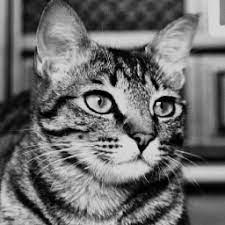
#> input picture digital_image_processing/cat.jpeg, 225 x 225 px
$ jupyter execute experiement_5.ipynb   (older library calls are emulated)
#> lines starting #> are read from the running program, lines starting #| are printed output that depends on the picture; after the words box and inside, x2 and y2 are one past the last pixel; in counts of white or black regions, pixels touching at a corner belong together
Read a grayscale image and perform the following operations

a. Compare different edge detection algorithms implemented in spatial domain.

b. Illustrate the segmentation based on gray level.

c. Demonstrate the segmentation by adaptive thresholding.

[cell 1]
import cv2
import numpy as np
import matplotlib.pyplot as plt

# Read the grayscale image
image_path = "cat.jpeg"  # Replace with your image path
image = cv2.imread(image_path, cv2.IMREAD_GRAYSCALE)
#> image is the input picture: shape (225, 225); min 0, max 235, mean 108.7

if image is None:
    print("Error: Image not found!")
    exit()

# Display the original image
plt.figure(figsize=(10, 10))
plt.subplot(3, 3, 1)
plt.imshow(image, cmap='gray')
plt.title("Original Image")
plt.axis('off')

# a. Compare Edge Detection Algorithms

[cell 2]
# Sobel Edge Detection
sobel_x = cv2.Sobel(image, cv2.CV_64F, 1, 0, ksize=3)  # Horizontal edges
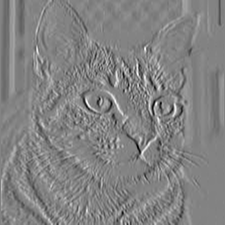
#> sobel_x: shape (225, 225) float64; min -825, max 779, mean -0.5; drawn with min black and max white
sobel_y = cv2.Sobel(image, cv2.CV_64F, 0, 1, ksize=3)  # Vertical edges
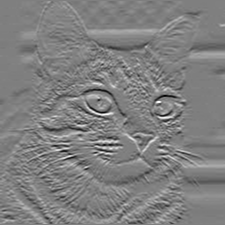
#> sobel_y: shape (225, 225) float64; min -825, max 819, mean 1.1; drawn with min black and max white
sobel_combined = cv2.magnitude(sobel_x, sobel_y)
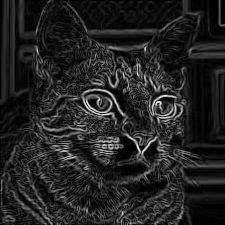
#> sobel_combined: shape (225, 225) float64; min 0, max 888.9, mean 125.5; drawn with min black and max white

plt.subplot(3, 3, 2)
plt.imshow(sobel_combined, cmap='gray')
plt.title("Sobel Edge Detection")
plt.axis('off')

[cell 3]
# Prewitt Edge Detection (using custom kernels)
kernel_x = np.array([[1, 0, -1], [1, 0, -1], [1, 0, -1]])
kernel_y = np.array([[1, 1, 1], [0, 0, 0], [-1, -1, -1]])
prewitt_x = cv2.filter2D(image, -1, kernel_x)
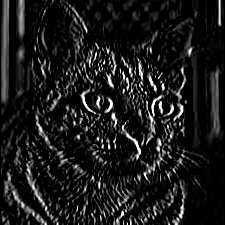
#> prewitt_x: shape (225, 225); min 0, max 255, mean 26.6
prewitt_y = cv2.filter2D(image, -1, kernel_y)
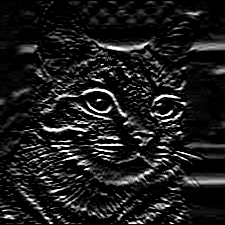
#> prewitt_y: shape (225, 225); min 0, max 255, mean 28.4
prewitt_combined = cv2.magnitude(prewitt_x.astype(np.float32), prewitt_y.astype(np.float32))
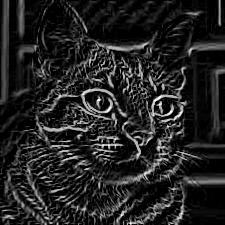
#> prewitt_combined: shape (225, 225) float32; min 0, max 360.6, mean 49.9; drawn with min black and max white

plt.subplot(3, 3, 3)
plt.imshow(prewitt_combined, cmap='gray')
plt.title("Prewitt Edge Detection")
plt.axis('off')

[cell 4]
# Laplacian of Gaussian (LoG) Edge Detection
log_edges = cv2.Laplacian(image, cv2.CV_64F)
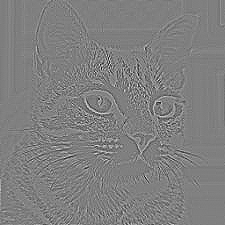
#> log_edges: shape (225, 225) float64; min -336, max 333, mean 0; drawn with min black and max white

plt.subplot(3, 3, 4)
plt.imshow(log_edges, cmap='gray')
plt.title("Laplacian of Gaussian (LoG)")
plt.axis('off')

 b. Segmentation Based on Gray Level

[cell 5]
# Global Thresholding (e.g., Otsu's Method)
_, otsu_thresh = cv2.threshold(image, 0, 255, cv2.THRESH_BINARY + cv2.THRESH_OTSU)
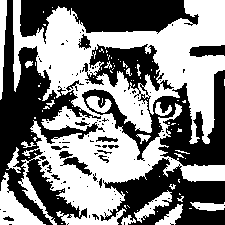
#> otsu_thresh: shape (225, 225); 51.1% white; 113 black regions (92 under 20 px), largest, box (x1, y1, x2, y2) and area: (0, 0, 105, 225) 7686, (82, 44, 225, 166) 6860, (20, 0, 199, 44) 4486

plt.subplot(3, 3, 6)
plt.imshow(otsu_thresh, cmap='gray')
plt.title("Otsu's Thresholding")
plt.axis('off')

# c. Segmentation by Adaptive Thresholding

[cell 6]
# Mean Adaptive Thresholding
mean_adaptive_thresh = cv2.adaptiveThreshold(
    image,
    maxValue=255,
    adaptiveMethod=cv2.ADAPTIVE_THRESH_MEAN_C,
    thresholdType=cv2.THRESH_BINARY,
    blockSize=11,
    C=2,
)
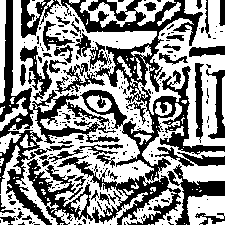
#> mean_adaptive_thresh: shape (225, 225); 55.4% white; 244 black regions (196 under 20 px), largest, box (x1, y1, x2, y2) and area: (61, 0, 225, 181) 6911, (0, 0, 120, 225) 4138, (27, 155, 181, 225) 3618

plt.subplot(3, 3, 7)
plt.imshow(mean_adaptive_thresh, cmap='gray')
plt.title("Mean Adaptive Thresholding")
plt.axis('off')

[cell 7]
# Gaussian Adaptive Thresholding
gaussian_adaptive_thresh = cv2.adaptiveThreshold(
    image,
    maxValue=255,
    adaptiveMethod=cv2.ADAPTIVE_THRESH_GAUSSIAN_C,
    thresholdType=cv2.THRESH_BINARY,
    blockSize=11,
    C=2,
)
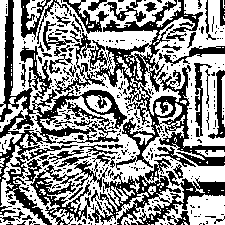
#> gaussian_adaptive_thresh: shape (225, 225); 56.8% white; 363 black regions (303 under 20 px), largest, box (x1, y1, x2, y2) and area: (89, 0, 225, 170) 5281, (0, 0, 127, 225) 5213, (91, 171, 225, 225) 2668

plt.subplot(3, 3, 8)
plt.imshow(gaussian_adaptive_thresh, cmap='gray')
plt.title("Gaussian Adaptive Thresholding")
plt.axis('off')
